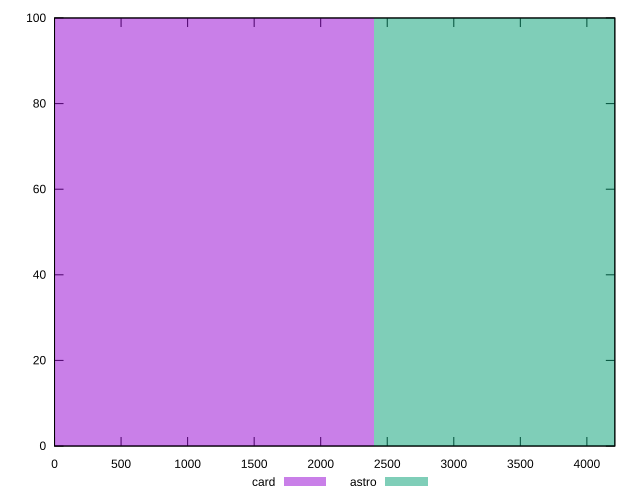

This chart was generated by the following gnuplot code:
reset

$card <<EOF
0 100
EOF

$astro <<EOF
4799.371409855071 100
EOF

set key outside below
set boxwidth 4799.371409855071
set xrange [0:4210]
set yrange [0:100]
set trange [0:100]
set style fill transparent solid 0.5 noborder
set terminal svg size 640, 500 enhanced background rgb 'white'
set output "reports/report_00031_2021-02-24T23-18-18.084Z/unused-javascript/comparison/histogram/2_vs_3.svg"

plot $card title "card" with boxes, \
     $astro title "astro" with boxes

reset
